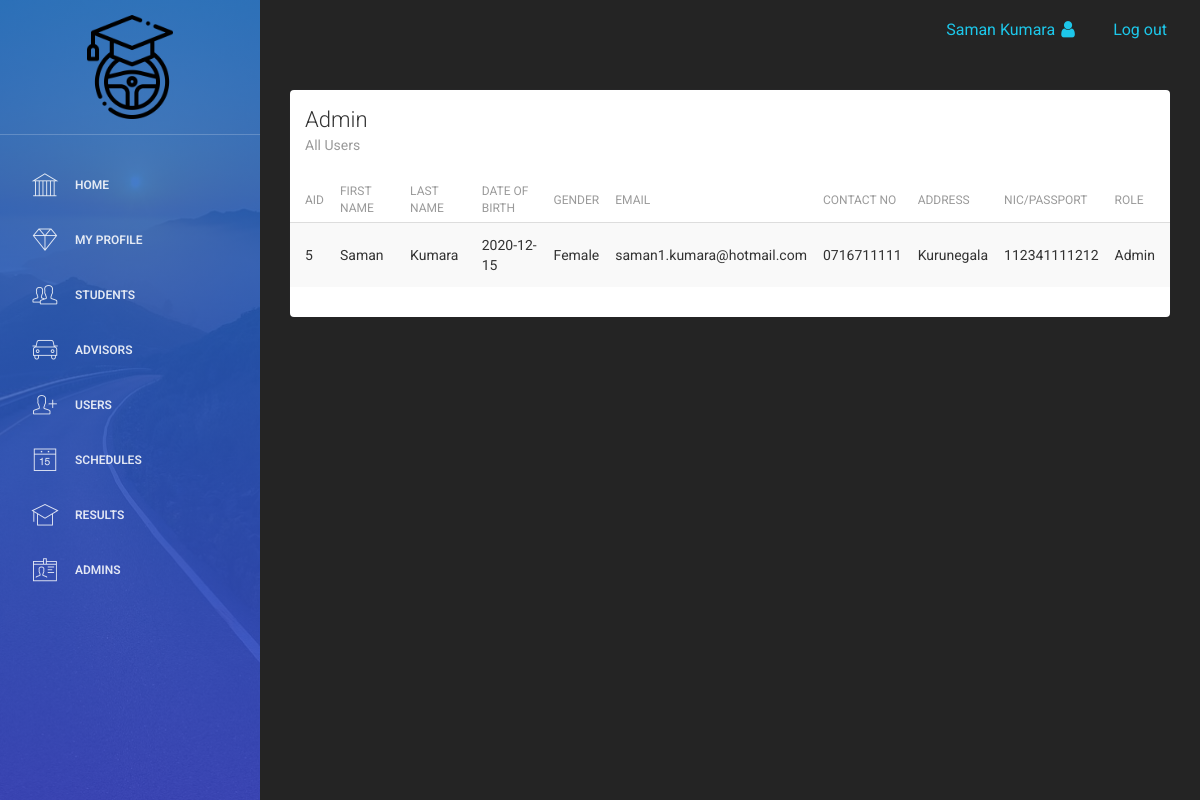
The page /Employee/view_admin.php (signed in) on the database its author committed.
### tables this page shows
CREATE TABLE `employee` (
  `aid` int(11) NOT NULL,
  `fname` varchar(20) DEFAULT NULL,
  `lname` varchar(20) DEFAULT NULL,
  `dob` varchar(20) DEFAULT NULL,
  `gender` varchar(15) NOT NULL,
  `email` varchar(50) DEFAULT NULL,
  `tp` varchar(20) DEFAULT NULL,
  `address` varchar(20) DEFAULT NULL,
  `nic` varchar(20) DEFAULT NULL,
  `password` varchar(20) NOT NULL,
  `role` varchar(15) NOT NULL
);

### Employee/view_admin.php (the view, shortened to what this page needs)
<?php
include 'header.php';
include 'connection.php';
$res=mysqli_query($link,"SELECT * FROM employee WHERE role ='Admin'");
?>
<div class="content">
            <div class="container-fluid">
                <div class="row">
                    <div class="col-md-12">
                        <div class="card">
                            <div class="header">
                                <h4 class="title">Admin</h4>
                                <p class="category">All Users</p>
                            </div>
                            <div class="content table-responsive table-full-width">
                                <table class="table table-hover table-striped">
                                    <thead>
                                        <th>AID</th>
                                    	<th>First Name</th>
                                    	<th>Last Name</th>
                                        <th>Date of Birth</th>
                                    	<th>Gender</th>
                                    	<th>Email</th>
                                        <th>Contact No</th>
                                    	<th>Address</th>
                                        <th>NIC/Passport</th>
                                        <th>Role</th>
                                    </thead>
                                    <tbody>
                                    <?php
                                    while($row=mysqli_fetch_array($res))
                                     {
                                       echo "<tr>";
                                            echo "<td>"; echo $row["aid"]; echo "</td>";
                                            echo "<td>"; echo $row["fname"]; echo "</td>";
                                            echo "<td>"; echo $row["lname"]; echo "</td>";
                                        	echo "<td>"; echo $row["dob"]; echo "</td>";
                                            echo "<td>"; echo $row["gender"]; echo "</td>";
                                            echo "<td>"; echo $row["email"]; echo "</td>";
                                            echo "<td>"; echo $row["tp"]; echo "</td>";
                                            echo "<td>"; echo $row["address"]; echo "</td>";
                                            echo "<td>"; echo $row["nic"]; echo "</td>";
                                            echo "<td>"; echo $row["role"]; echo "</td>";
                                       echo "</tr>";
                                     }
                                        ?>
                                    </tbody>
                                </table>
                            </div>
                        </div>
                    </div>
                </div>
            </div>
        </div>
<?php
include 'footer.php';
?>

### Employee/header.php (style rules this page uses)
.back-custom { background-color: #242424; }

### rows shown on the page
employee: aid "5", fname "Saman", lname "Kumara", dob "2020-12-15", gender "Female", email "saman1.kumara@hotmail.com", tp "0716711111", address "Kurunegala", nic "112341111212", role "Admin"

### other values the page prints
$_SESSION['fname'] "Saman"
$_SESSION['lname'] "Kumara"
